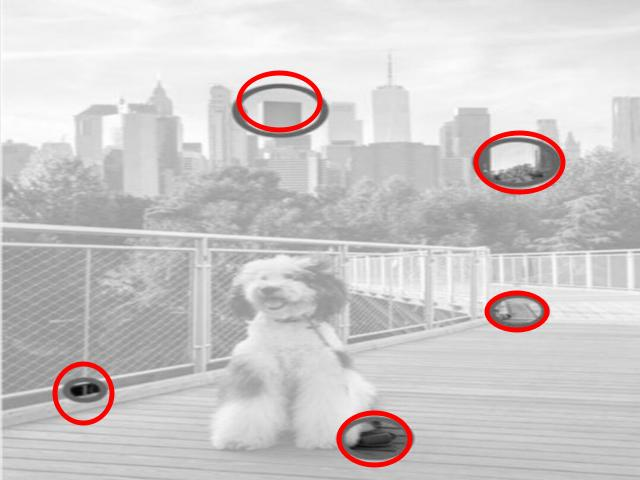
#> input picture assets/images/diff/differences/3.Solution.jpeg, 640 x 480 px, found by its file name
$ jupyter execute --allow-errors Untitled.ipynb
#> lines starting #> are read from the running program, lines starting #| are printed output that depends on the picture; after the words box and inside, x2 and y2 are one past the last pixel; in counts of white or black regions, pixels touching at a corner belong together
[cell 1]
import cv2

img = cv2.imread("differences/3.Solution.jpeg")
#> img is the input picture: shape (480, 640, 3); mean B, G, R 200.9, 200.9, 204.7
hsv = cv2.cvtColor(img, cv2.COLOR_BGR2HSV)
#> hsv: shape (480, 640, 3); mean H, S, V 6.8, 5.3, 205


#> (the rest of this cell did not finish here and is left out)

#> (a cell that did not finish here is left out)

#> (a cell that did not finish here is left out)

#> (a cell that did not finish here is left out)

#> (a cell that did not finish here is left out)

[cell 6]
import matplotlib.pyplot as plt

plt.imshow(cv2.cvtColor(img, cv2.COLOR_BGR2RGB))
plt.axis('off')
plt.show()

#> (a cell that did not finish here is left out)

[cell 8]
import cv2
import numpy as np
from scipy.spatial.distance import cdist

# Load and process images
img1 = cv2.imread("16.Left.jpeg")
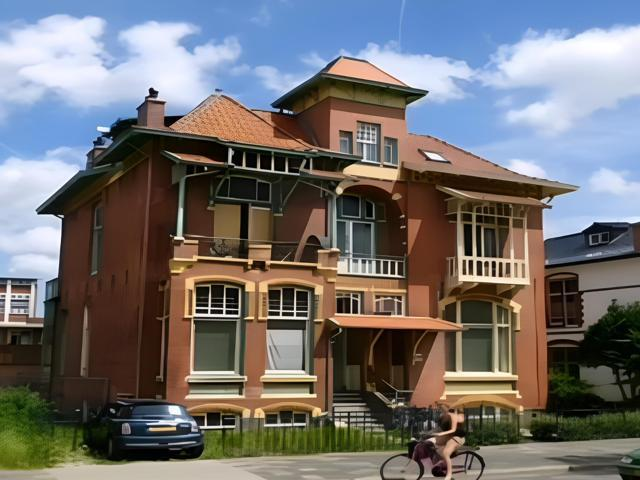
#> input picture assets/images/diff/mohamed/resized_images/16.Left.jpeg, 640 x 480 px, found by its file name
#> img1 is the input picture: shape (480, 640, 3); mean B, G, R 112.2, 112, 114.3
img2 = cv2.imread("16.Right.jpeg")
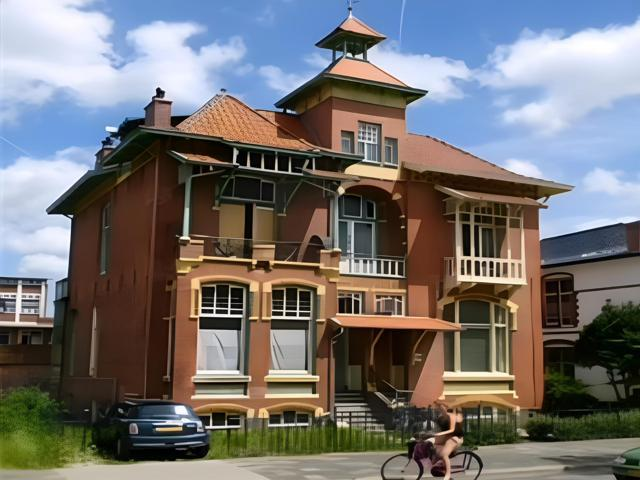
#> input picture assets/images/diff/mohamed/resized_images/16.Right.jpeg, 640 x 480 px, found by its file name
#> img2 is the input picture: shape (480, 640, 3); mean B, G, R 113.5, 113.7, 116.3

gray1 = cv2.cvtColor(img1, cv2.COLOR_BGR2GRAY)
gray2 = cv2.cvtColor(img2, cv2.COLOR_BGR2GRAY)
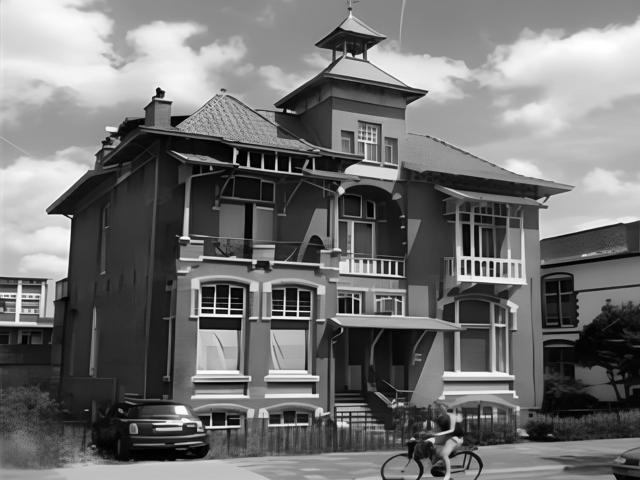
#> gray2: shape (480, 640); min 0, max 255, mean 114.5

diff = cv2.absdiff(gray1, gray2)
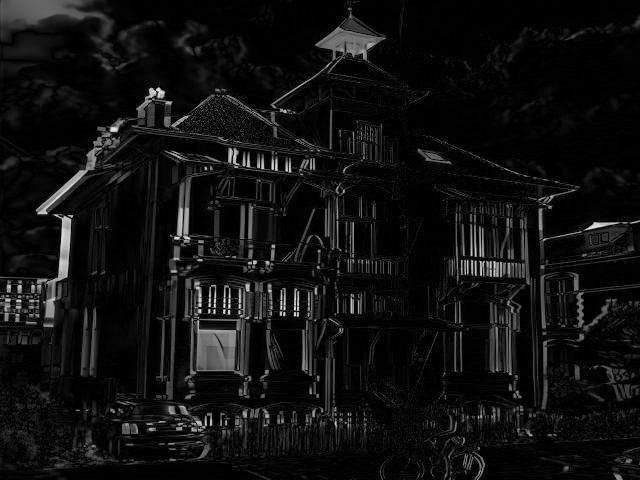
#> diff: shape (480, 640); min 0, max 250, mean 16.4
_, thresh = cv2.threshold(diff, 30, 255, cv2.THRESH_BINARY)
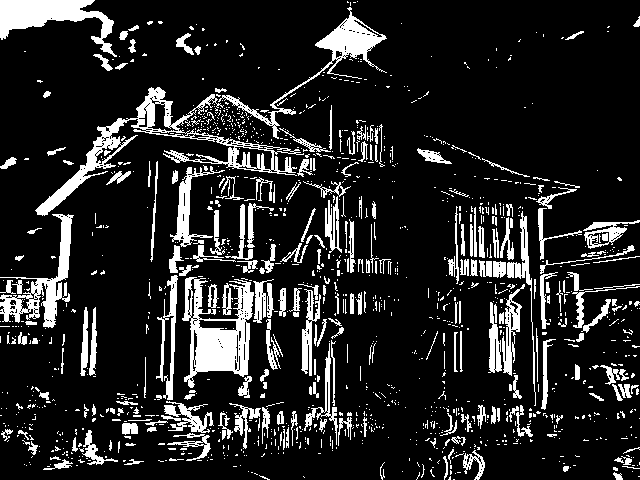
#> thresh: shape (480, 640); 14.9% white; 1332 white regions (1081 under 20 px), largest, box (x1, y1, x2, y2) and area: (35, 87, 304, 216) 4334, (182, 277, 254, 388) 4020, (0, 0, 117, 57) 2691

kernel = np.ones((5,5), np.uint8)
thresh = cv2.morphologyEx(thresh, cv2.MORPH_OPEN, kernel)
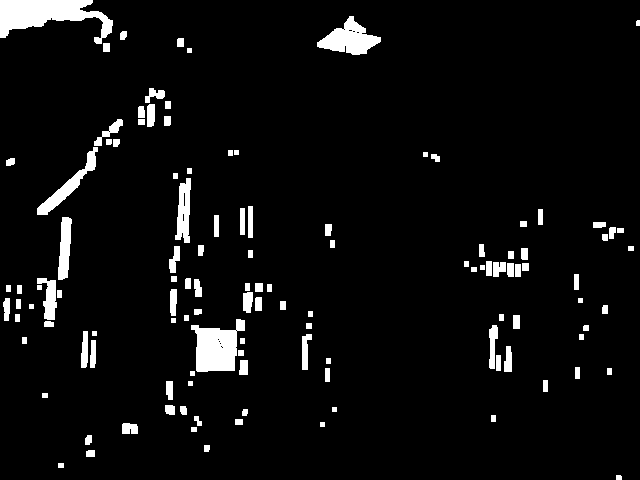
#> thresh: shape (480, 640); 5.2% white; 120 white regions

# Get individual difference contours (ungrouped)
contours_individual, _ = cv2.findContours(thresh, cv2.RETR_EXTERNAL, cv2.CHAIN_APPROX_SIMPLE)
#> contours_individual = 120 contours, 15 with area under 20; largest, box (x1, y1, x2, y2) and area: (0, 0, 113, 44) 2376, (191, 319, 245, 372) 1730, (317, 16, 381, 55) 1207, (37, 147, 98, 215) 771, (175, 178, 191, 243) 624

# Function to check if two circles overlap
def circles_overlap(circle1, circle2):
    """circle = (center_x, center_y, radius)"""
    (x1, y1, r1) = circle1
    (x2, y2, r2) = circle2
    distance = np.sqrt((x1 - x2)**2 + (y1 - y2)**2)
    return distance < (r1 + r2)  # Overlap if distance less than sum of radii

# Function to merge overlapping circles
def merge_overlapping_circles(circles):
    """Merge circles that overlap with each other"""
    if len(circles) == 0:
        return []

    # Convert to list of tuples for easier handling
    circles = [(int(x), int(y), int(r)) for (x, y, r) in circles]

    # Group overlapping circles
    merged = []
    used = [False] * len(circles)

    for i in range(len(circles)):
        if not used[i]:
            # Start a new group with circle i
            group = [circles[i]]
            used[i] = True

            # Keep merging while we find new overlaps
            changed = True
            while changed:
                changed = False
                for j in range(len(circles)):
                    if not used[j]:
                        # Check if circle j overlaps with any circle in group
                        for circle in group:
                            if circles_overlap(circle, circles[j]):
                                group.append(circles[j])
                                used[j] = True
                                changed = True
                                break

            # Merge all circles in group into one larger circle
            if len(group) > 1:
                # Calculate bounding box that covers all circles in group
                min_x = min([c[0] - c[2] for c in group])
                min_y = min([c[1] - c[2] for c in group])
                max_x = max([c[0] + c[2] for c in group])
                max_y = max([c[1] + c[2] for c in group])

                # Create a bounding circle
                center_x = (min_x + max_x) // 2
                center_y = (min_y + max_y) // 2
                radius = max(center_x - min_x, center_y - min_y) + 5  # Add padding
                merged.append((center_x, center_y, radius))
            else:
                merged.append(group[0])

    return merged

# First, create individual circles from contours
initial_circles = []
for cnt in contours_individual:
    (x, y), radius = cv2.minEnclosingCircle(cnt)
    center = (int(x), int(y))
    radius = max(10, int(radius) + 5)
    initial_circles.append((center[0], center[1], radius))
#> this loop made 120 passes
#> (x, y, radius, center) on passes 1, 4, 5, 7, 10, 12, 15, 28, 29, 33, 36, 37: (618.5, 477, 10, (618, 477)), (206.5, 448, 10, (206, 448)), (88, 439.5, 10, (88, 439)), (129.5, 428.5, 13, (129, 428)), (197.5, 420.5, 10, (197, 420)), (244.5, 412, 10, (244, 412)), (169.5, 409.5, 11, (169, 409)), (507.5, 358.6, 17, (507, 358)), (92.5, 353.5, 18, (92, 353)), (306.5, 351.5, 23, (306, 351)), (585.5, 327.5, 10, (585, 327)), (493, 346.5, 26, (493, 346))
#> (cnt, x, y, radius, center) on passes 2, 6, 9, 16, 19, 22: ([[58, 463], [58, 467], [63, 467], [63, 463]], 60.5, 465, 10, (60, 465)), ([[191, 427], [191, 431], [196, 431], [196, 427]], 193.5, 429, 10, (193, 429)), ([[235, 419], [235, 424], [242, 424], [242, 419]], 238.5, 421.5, 10, (238, 421)), ([[42, 393], [42, 397], [47, 397], [47, 393]], 44.5, 395, 10, (44, 395)), ([[543, 380], [543, 391], [547, 391], [547, 380]], 545, 385.5, 10, (545, 385)), ([[325, 368], [325, 381], [329, 381], [329, 368]], 327, 374.5, 11, (327, 374))
#> after the loop, initial_circles = 120 items, first 6: (618, 477, 10), (60, 465, 10), (90, 453, 10), (206, 448, 10), (88, 439, 10), (193, 429, 10)

# Merge overlapping circles
final_circles = merge_overlapping_circles(initial_circles)
#> in merge_overlapping_circles, `circles = [(int(x), int(y), int(r)) for (x, y, r) in circles]`: circles has the same summary as initial_circles outside merge_overlapping_circles
#> in merge_overlapping_circles, `used = [False] * len(circles)`: used = 120 items, first 6: False, False, False, False, False, False
#> the loop in merge_overlapping_circles, `for i in range(len(circles)):` made 120 passes

# Create output image
_, bw = cv2.threshold(gray1, 127, 255, cv2.THRESH_BINARY)
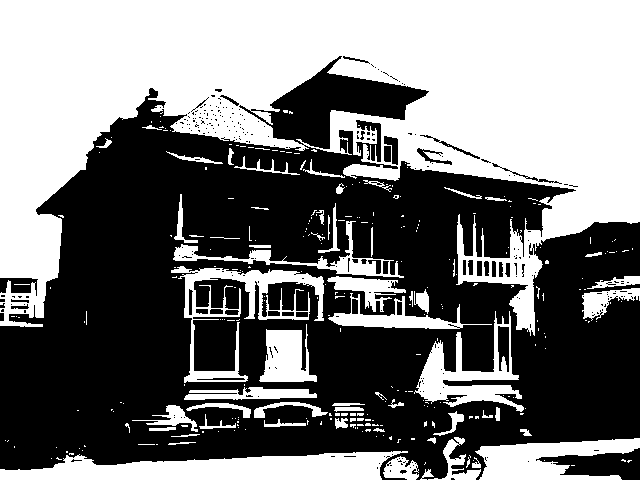
#> bw: shape (480, 640); 47% white; 295 white regions (231 under 20 px), largest, box (x1, y1, x2, y2) and area: (0, 0, 640, 336) 108843, (0, 451, 408, 480) 7819, (171, 266, 324, 383) 4178
output = cv2.cvtColor(bw, cv2.COLOR_GRAY2BGR)

# Draw final merged circles
for (x, y, r) in final_circles:
    cv2.circle(output, (x, y), r, (0, 0, 255), 2)
#> this loop made 36 passes
#> (x, y, r) on passes 1 to 12: (618, 477, 10), (60, 465, 10), (89, 446, 22), (206, 448, 10), (214, 299, 144), (129, 428, 13), (328, 416, 22), (241, 416, 19), (493, 418, 10), (44, 395, 10), (545, 385, 10), (609, 371, 10)
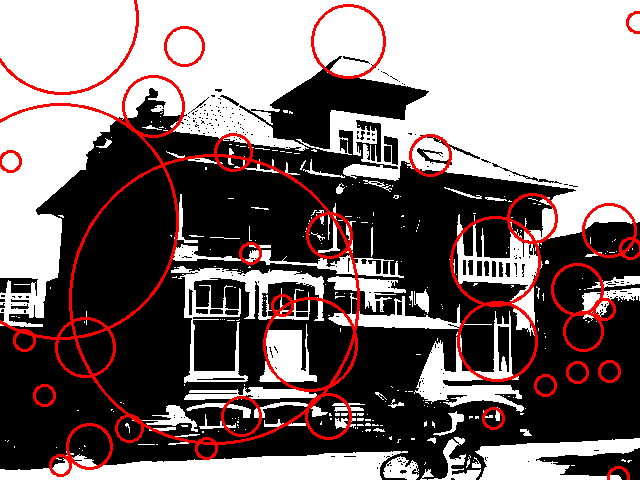
#> output: shape (480, 640, 3); mean B, G, R 115.4, 115.4, 128.6
    # Optional: Add text showing it's a merged region
    # cv2.putText(output, f"Area: {r}", (x-20, y-10), cv2.FONT_HERSHEY_SIMPLEX, 0.5, (0, 255, 0), 1)

print(f"Initial circles: {len(initial_circles)}")
#| Initial circles: 120
print(f"Merged circles: {len(final_circles)}")
#| Merged circles: 36

cv2.imshow("Merged Circles (Overlap Detection)", output)
cv2.waitKey(0)
cv2.destroyAllWindows()

[cell 9]
import os
import re

def get_image_pairs(folder_path):
    """
    Extract paired left and right images from a folder.
    Returns a list of tuples: [(left_filename, right_filename, pair_number), ...]
    """
    # Get all files in the folder
    all_files = os.listdir(folder_path)

    # Dictionary to store pairs
    pairs = {}

    # Pattern to match filename format: number.left/right.jpeg
    pattern = re.compile(r'(\d+)\.(left|right)\.jpe?g$', re.IGNORECASE)

    for filename in all_files:
        match = pattern.match(filename)
        if match:
            number = int(match.group(1))
            side = match.group(2).lower()

            # Initialize dictionary for this number if not exists
            if number not in pairs:
                pairs[number] = {'left': None, 'right': None}

            # Assign the filename to the appropriate side
            pairs[number][side] = filename

    # Filter out incomplete pairs and convert to list
    image_pairs = []
    for number in sorted(pairs.keys()):
        if pairs[number]['left'] is not None and pairs[number]['right'] is not None:
            image_pairs.append((pairs[number]['left'], pairs[number]['right'], number))
        else:
            print(f"Warning: Incomplete pair for number {number} (missing {pairs[number]})")

    return image_pairs

# Usage example:
folder_path = "."  # Current directory, or specify your folder path
image_pairs = get_image_pairs(folder_path)

#> (a cell that did not finish here is left out)

[cell 11]
# turn image into black and white
import os
from PIL import Image

INPUT_FOLDER = "/home/mohamed/Documents/mohamed/madrasat_zaman/assets/images/diff/mohamed/solutions"
OUTPUT_FOLDER = "/home/mohamed/Documents/mohamed/madrasat_zaman/assets/images/diff/difrrences"

os.makedirs(OUTPUT_FOLDER, exist_ok=True)

VALID_EXT = (".jpg", ".jpeg", ".png", ".bmp", ".webp")

for filename in os.listdir(INPUT_FOLDER):
    if not filename.lower().endswith(VALID_EXT):
        continue

    input_path = os.path.join(INPUT_FOLDER, filename)
    output_path = os.path.join(OUTPUT_FOLDER, filename)

    try:
        img = Image.open(input_path)
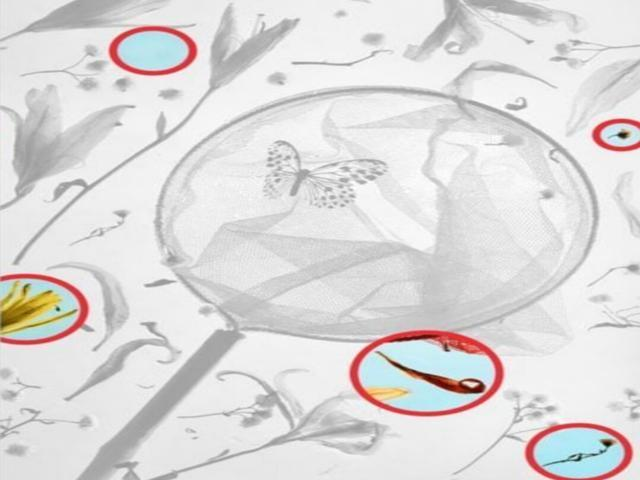
#> input picture assets/images/diff/mohamed/solutions/1.Solution.jpeg, 640 x 480 px, found by its file name
#> img is the input picture: PIL image 640x480 RGB; mean R, G, B 222, 219.7, 219.3

        # convert to grayscale (black & white)
        bw_img = img.convert("L")
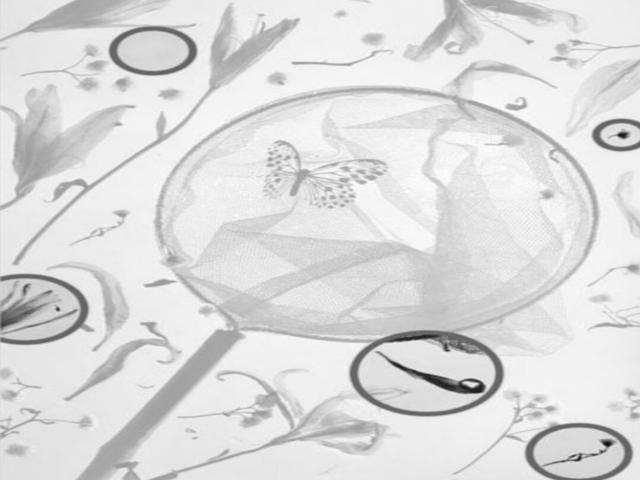
#> bw_img: PIL image 640x480 L; min 7, max 255, mean 220.4

        bw_img.save(output_path)

        print(f"Converted: {filename}")

    except Exception as e:
        print(f"Error with {filename}: {e}")
#> pass 2 of the loop `for filename in os.listdir(INPUT_FOLDER):`:
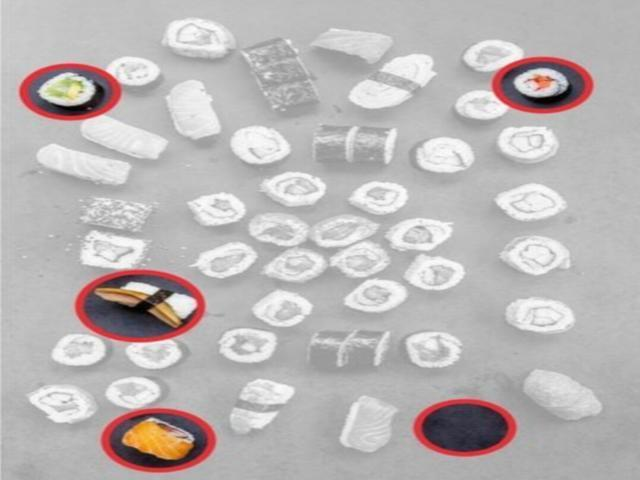
#> input picture assets/images/diff/mohamed/solutions/10.Solution.jpeg, 640 x 480 px, found by its file name
#> img is the input picture: PIL image 640x480 RGB; mean R, G, B 187.4, 182.2, 182
#> `bw_img = img.convert("L")`:
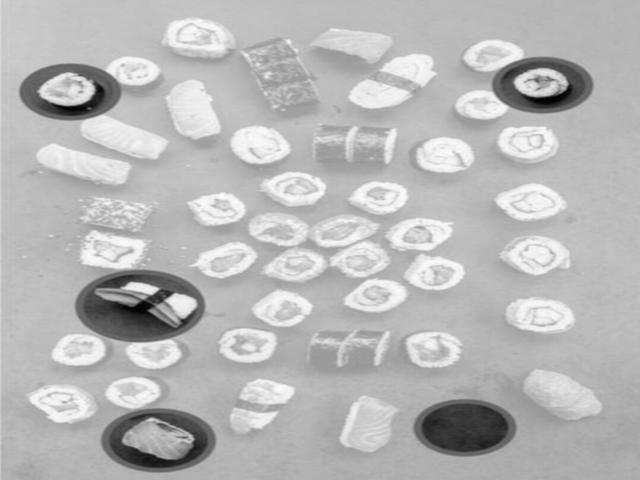
#> bw_img: PIL image 640x480 L; min 0, max 255, mean 183.7
#> pass 3 of the loop `for filename in os.listdir(INPUT_FOLDER):`:
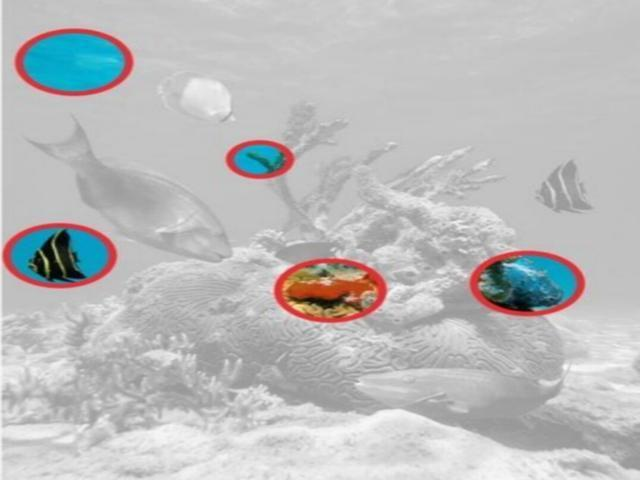
#> input picture assets/images/diff/mohamed/solutions/11.Solution.jpeg, 640 x 480 px, found by its file name
#> img is the input picture: PIL image 640x480 RGB; mean R, G, B 187.2, 187.6, 188.2
#> `bw_img = img.convert("L")`:
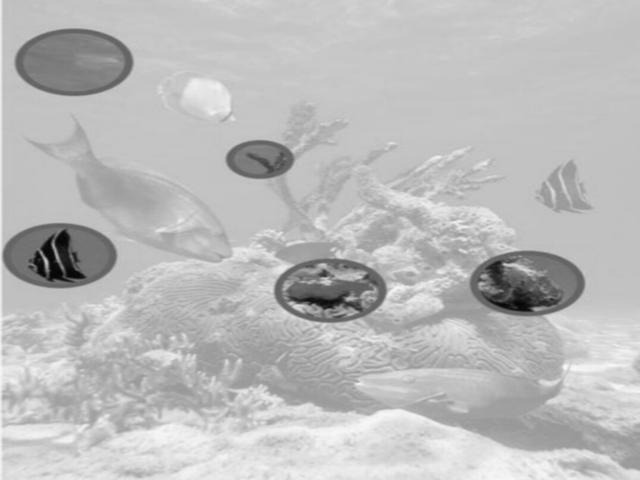
#> bw_img: PIL image 640x480 L; min 2, max 250, mean 187.5
